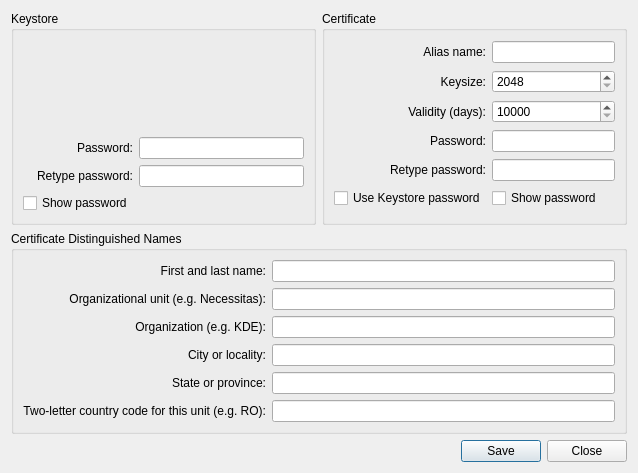
<?xml version="1.0" encoding="UTF-8"?>
<ui version="4.0">
 <class>AndroidCreateKeystoreCertificate</class>
 <widget class="QDialog" name="AndroidCreateKeystoreCertificate">
  <property name="geometry">
   <rect>
    <x>0</x>
    <y>0</y>
    <width>638</width>
    <height>473</height>
   </rect>
  </property>
  <property name="windowTitle">
   <string>Create a keystore and a certificate</string>
  </property>
  <layout class="QGridLayout" name="gridLayout_4">
   <item row="2" column="0" colspan="2">
    <widget class="QGroupBox" name="groupBox_2">
     <property name="title">
      <string>Certificate Distinguished Names</string>
     </property>
     <layout class="QGridLayout" name="gridLayout_3">
      <item row="0" column="0">
       <widget class="QLabel" name="label_5">
        <property name="text">
         <string>First and last name:</string>
        </property>
        <property name="alignment">
         <set>Qt::AlignRight|Qt::AlignTrailing|Qt::AlignVCenter</set>
        </property>
       </widget>
      </item>
      <item row="0" column="1">
       <widget class="QLineEdit" name="commonNameLineEdit"/>
      </item>
      <item row="1" column="0">
       <widget class="QLabel" name="label_6">
        <property name="text">
         <string>Organizational unit (e.g. Necessitas):</string>
        </property>
        <property name="alignment">
         <set>Qt::AlignRight|Qt::AlignTrailing|Qt::AlignVCenter</set>
        </property>
       </widget>
      </item>
      <item row="1" column="1">
       <widget class="QLineEdit" name="organizationUnitLineEdit"/>
      </item>
      <item row="2" column="0">
       <widget class="QLabel" name="label_7">
        <property name="text">
         <string>Organization (e.g. KDE):</string>
        </property>
        <property name="alignment">
         <set>Qt::AlignRight|Qt::AlignTrailing|Qt::AlignVCenter</set>
        </property>
       </widget>
      </item>
      <item row="2" column="1">
       <widget class="QLineEdit" name="organizationNameLineEdit"/>
      </item>
      <item row="3" column="0">
       <widget class="QLabel" name="label_8">
        <property name="text">
         <string>City or locality:</string>
        </property>
        <property name="alignment">
         <set>Qt::AlignRight|Qt::AlignTrailing|Qt::AlignVCenter</set>
        </property>
       </widget>
      </item>
      <item row="3" column="1">
       <widget class="QLineEdit" name="localityNameLineEdit"/>
      </item>
      <item row="4" column="0">
       <widget class="QLabel" name="label_9">
        <property name="text">
         <string>State or province:</string>
        </property>
        <property name="alignment">
         <set>Qt::AlignRight|Qt::AlignTrailing|Qt::AlignVCenter</set>
        </property>
       </widget>
      </item>
      <item row="4" column="1">
       <widget class="QLineEdit" name="stateNameLineEdit"/>
      </item>
      <item row="5" column="0">
       <widget class="QLabel" name="label_10">
        <property name="text">
         <string>Two-letter country code for this unit (e.g. RO):</string>
        </property>
        <property name="alignment">
         <set>Qt::AlignRight|Qt::AlignTrailing|Qt::AlignVCenter</set>
        </property>
       </widget>
      </item>
      <item row="5" column="1">
       <widget class="QLineEdit" name="countryLineEdit">
        <property name="inputMask">
         <string/>
        </property>
        <property name="maxLength">
         <number>2</number>
        </property>
       </widget>
      </item>
     </layout>
    </widget>
   </item>
   <item row="1" column="1">
    <widget class="QGroupBox" name="groupBox_3">
     <property name="title">
      <string>Certificate</string>
     </property>
     <layout class="QGridLayout" name="gridLayout_2">
      <item row="4" column="1">
       <widget class="QLineEdit" name="certificateRetypePassLineEdit">
        <property name="echoMode">
         <enum>QLineEdit::Password</enum>
        </property>
       </widget>
      </item>
      <item row="5" column="1">
       <widget class="QCheckBox" name="certificateShowPassCheckBox">
        <property name="text">
         <string>Show password</string>
        </property>
       </widget>
      </item>
      <item row="2" column="1">
       <widget class="QSpinBox" name="validitySpinBox">
        <property name="minimum">
         <number>10000</number>
        </property>
        <property name="maximum">
         <number>100000</number>
        </property>
       </widget>
      </item>
      <item row="2" column="0">
       <widget class="QLabel" name="label_13">
        <property name="text">
         <string>Validity (days):</string>
        </property>
        <property name="alignment">
         <set>Qt::AlignRight|Qt::AlignTrailing|Qt::AlignVCenter</set>
        </property>
       </widget>
      </item>
      <item row="0" column="0">
       <widget class="QLabel" name="label_11">
        <property name="text">
         <string>Alias name:</string>
        </property>
        <property name="alignment">
         <set>Qt::AlignRight|Qt::AlignTrailing|Qt::AlignVCenter</set>
        </property>
       </widget>
      </item>
      <item row="3" column="0">
       <widget class="QLabel" name="label_17">
        <property name="text">
         <string>Password:</string>
        </property>
        <property name="alignment">
         <set>Qt::AlignRight|Qt::AlignTrailing|Qt::AlignVCenter</set>
        </property>
       </widget>
      </item>
      <item row="0" column="1">
       <widget class="QLineEdit" name="certificateAliasLineEdit">
        <property name="inputMask">
         <string notr="true"/>
        </property>
        <property name="maxLength">
         <number>32</number>
        </property>
       </widget>
      </item>
      <item row="1" column="0">
       <widget class="QLabel" name="label_12">
        <property name="text">
         <string>Keysize:</string>
        </property>
        <property name="alignment">
         <set>Qt::AlignRight|Qt::AlignTrailing|Qt::AlignVCenter</set>
        </property>
       </widget>
      </item>
      <item row="3" column="1">
       <widget class="QLineEdit" name="certificatePassLineEdit">
        <property name="echoMode">
         <enum>QLineEdit::Password</enum>
        </property>
       </widget>
      </item>
      <item row="1" column="1">
       <widget class="QSpinBox" name="keySizeSpinBox">
        <property name="minimum">
         <number>2048</number>
        </property>
        <property name="maximum">
         <number>2097152</number>
        </property>
       </widget>
      </item>
      <item row="4" column="0">
       <widget class="QLabel" name="label_18">
        <property name="text">
         <string>Retype password:</string>
        </property>
        <property name="alignment">
         <set>Qt::AlignRight|Qt::AlignTrailing|Qt::AlignVCenter</set>
        </property>
       </widget>
      </item>
      <item row="5" column="0">
       <widget class="QCheckBox" name="samePasswordCheckBox">
        <property name="text">
         <string>Use Keystore password</string>
        </property>
       </widget>
      </item>
     </layout>
    </widget>
   </item>
   <item row="1" column="0">
    <widget class="QGroupBox" name="groupBox">
     <property name="title">
      <string>Keystore</string>
     </property>
     <layout class="QGridLayout" name="gridLayout">
      <item row="1" column="1">
       <widget class="QLineEdit" name="keystorePassLineEdit">
        <property name="echoMode">
         <enum>QLineEdit::Password</enum>
        </property>
       </widget>
      </item>
      <item row="2" column="1">
       <widget class="QLineEdit" name="keystoreRetypePassLineEdit">
        <property name="echoMode">
         <enum>QLineEdit::Password</enum>
        </property>
       </widget>
      </item>
      <item row="3" column="0">
       <widget class="QCheckBox" name="keystoreShowPassCheckBox">
        <property name="text">
         <string>Show password</string>
        </property>
       </widget>
      </item>
      <item row="1" column="0">
       <widget class="QLabel" name="label">
        <property name="text">
         <string>Password:</string>
        </property>
        <property name="alignment">
         <set>Qt::AlignRight|Qt::AlignTrailing|Qt::AlignVCenter</set>
        </property>
       </widget>
      </item>
      <item row="2" column="0">
       <widget class="QLabel" name="label_2">
        <property name="text">
         <string>Retype password:</string>
        </property>
        <property name="alignment">
         <set>Qt::AlignRight|Qt::AlignTrailing|Qt::AlignVCenter</set>
        </property>
       </widget>
      </item>
      <item row="0" column="0" colspan="2">
       <spacer name="verticalSpacer">
        <property name="orientation">
         <enum>Qt::Vertical</enum>
        </property>
        <property name="sizeHint" stdset="0">
         <size>
          <width>20</width>
          <height>40</height>
         </size>
        </property>
       </spacer>
      </item>
     </layout>
    </widget>
   </item>
   <item row="3" column="1">
    <widget class="QDialogButtonBox" name="buttonBox">
     <property name="orientation">
      <enum>Qt::Horizontal</enum>
     </property>
     <property name="standardButtons">
      <set>QDialogButtonBox::Close|QDialogButtonBox::Save</set>
     </property>
    </widget>
   </item>
   <item row="3" column="0">
    <widget class="QLabel" name="infoLabel">
     <property name="text">
      <string/>
     </property>
     <property name="alignment">
      <set>Qt::AlignCenter</set>
     </property>
    </widget>
   </item>
  </layout>
 </widget>
 <tabstops>
  <tabstop>keystorePassLineEdit</tabstop>
  <tabstop>keystoreRetypePassLineEdit</tabstop>
  <tabstop>keystoreShowPassCheckBox</tabstop>
  <tabstop>certificateAliasLineEdit</tabstop>
  <tabstop>keySizeSpinBox</tabstop>
  <tabstop>validitySpinBox</tabstop>
  <tabstop>certificatePassLineEdit</tabstop>
  <tabstop>certificateRetypePassLineEdit</tabstop>
  <tabstop>certificateShowPassCheckBox</tabstop>
  <tabstop>samePasswordCheckBox</tabstop>
  <tabstop>commonNameLineEdit</tabstop>
  <tabstop>organizationUnitLineEdit</tabstop>
  <tabstop>organizationNameLineEdit</tabstop>
  <tabstop>localityNameLineEdit</tabstop>
  <tabstop>stateNameLineEdit</tabstop>
  <tabstop>countryLineEdit</tabstop>
 </tabstops>
 <resources/>
</ui>
